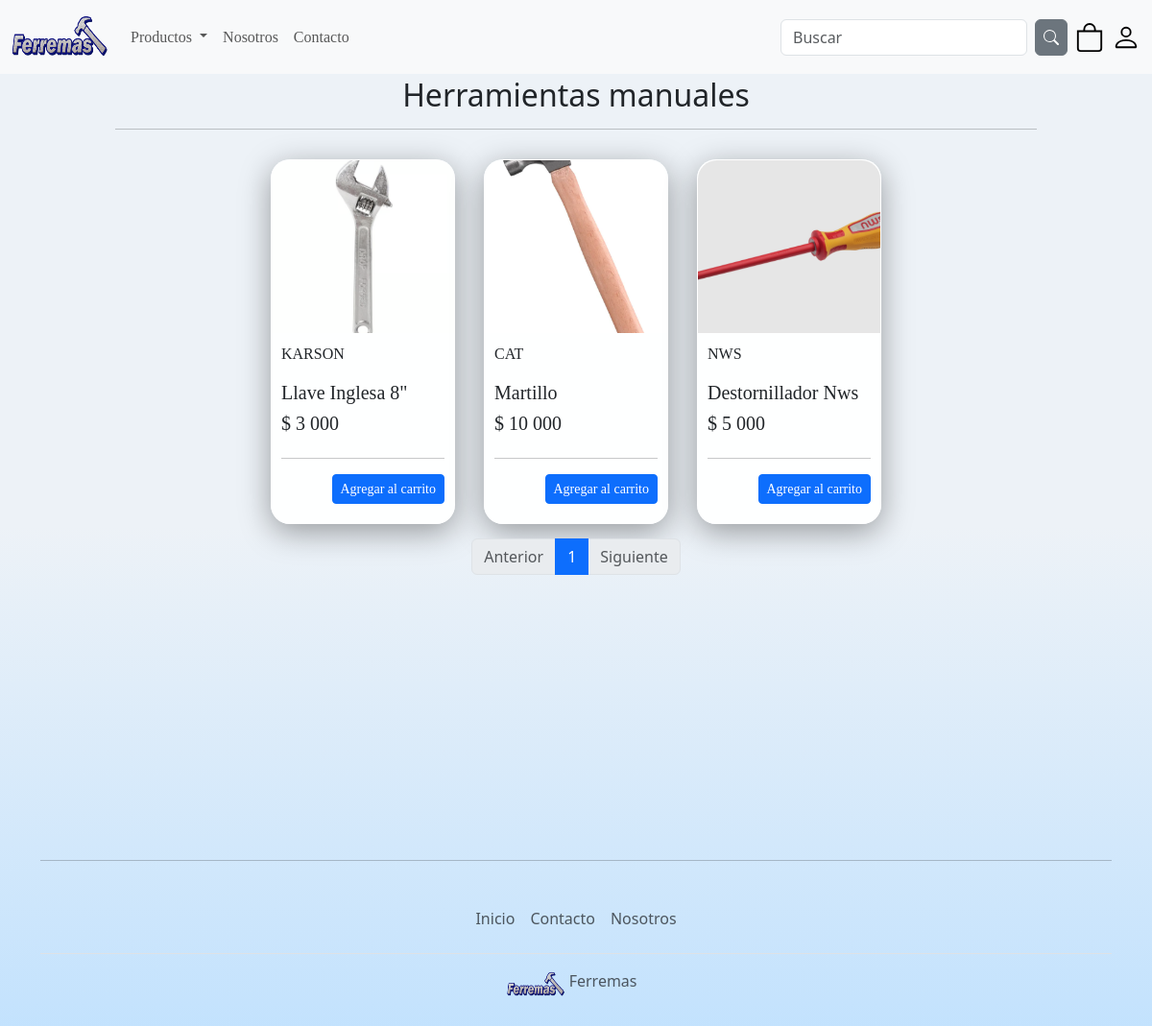
The app's page /categoria/1/ with its own data.
### app/models.py (models this page shows, shortened)
class Categoria(models.Model):
    nombre = models.CharField(max_length=50)

class Producto(models.Model):
    nombre = models.CharField(max_length=50)
    precio = models.IntegerField()
    descripcion = models.TextField
    nuevo = models.BooleanField()
    marca = models.ForeignKey(Marca, on_delete=models.PROTECT)
    categoria = models.ForeignKey(Categoria, on_delete=models.PROTECT, null=True, blank=True)
    subcategoria = models.ForeignKey(Subcategoria, on_delete=models.PROTECT, null=True, blank=True)
    fecha_fabricacion = models.DateField()
    imagen = models.ImageField(upload_to='productos', null=True, blank=True)

class Marca(models.Model):
    nombre = models.CharField(max_length=50)
    def __str__(self):
        return self.nombre

### app/views.py (the view)
# urls.py: path('categoria/<int:categoria_id>/', views.productos_por_categoria, name='productos_por_categoria'),
def productos_por_categoria(request, categoria_id):
    categoria = get_object_or_404(Categoria, id=categoria_id)
    productos_list = Producto.objects.filter(categoria=categoria)
    paginator = Paginator(productos_list, 8)  # 8 productos por página
    page_number = request.GET.get('page')
    productos = paginator.get_page(page_number)
    return render(request, 'app/productos_por_categoria.html', {
        'categoria': categoria,
        'productos': productos
    })

### app/templates/app/productos_por_categoria.html
{% extends 'app/base.html' %}
{% load humanize %}
{% block contenido %}
<div class="encabezado">
    <h2>{{ categoria.nombre }}</h2>
    <hr>
</div>
<div class="productos">
    {% for p in productos %}
    <div class="producto">
        <div class="contenedor">
            {% if p.imagen %}
            <img src="{{ p.imagen.url }}" alt="image">
            {% endif %}
            <div class="detalles">
                <p>{{ p.marca|capfirst }}</p>
                <h5>{{ p.nombre|title }}</h5>
                <h5>$ {{ p.precio|intcomma }}</h5>
                <hr>
                <div class="d-flex justify-content-end">
                    <a href="{% url 'agregar_carrito' p.id %}" class="btn btn-primary btn-sm">Agregar al carrito</a>
                </div>
            </div>
        </div>
    </div>
    {% empty %}
    <p>No hay productos en esta categoría.</p>
    {% endfor %}
</div>
<nav aria-label="Page navigation">
  <ul class="pagination justify-content-center">
    {% if productos.has_previous %}
      <li class="page-item">
        <a class="page-link" href="?page={{ productos.previous_page_number }}">Anterior</a>
      </li>
    {% else %}
      <li class="page-item disabled"><span class="page-link">Anterior</span></li>
    {% endif %}
    {% for num in productos.paginator.page_range %}
      {% if productos.number == num %}
        <li class="page-item active"><span class="page-link">{{ num }}</span></li>
      {% else %}
        <li class="page-item"><a class="page-link" href="?page={{ num }}">{{ num }}</a></li>
      {% endif %}
    {% endfor %}
    {% if productos.has_next %}
      <li class="page-item">
        <a class="page-link" href="?page={{ productos.next_page_number }}">Siguiente</a>
      </li>
    {% else %}
      <li class="page-item disabled"><span class="page-link">Siguiente</span></li>
    {% endif %}
  </ul>
</nav>
{% endblock %}

### app/static/app/css/style.css (style rules this page uses)
body { background-image: linear-gradient(180deg, #EDF2F7 50%, rgb(184, 222, 255)); background-position: 0 50%; background-size: 100% 120%; padding-top: 70px; }
* { margin: 0; padding: 0; }
.productos { display:flex; flex-wrap:wrap; justify-content: center; }
.productos .producto { width: 20%; margin: 15px; display: flex; flex-direction: column; align-items: center; }
.productos > .producto img, .productos .producto .contenedor img { width: 100%; height: 180px; object-fit: cover; border-radius: 20px 20px 0 0; }
.productos .producto .contenedor { width: 100%; min-height: 340px; display: flex; flex-direction: column; justify-content: flex-start; background: rgba(255, 255, 255, 0.95); border-radius: 20px; border: 1px solid rgba(255, 255, 255, 0.18); box-shadow: 0 8px 32px 0 rgba(0, 0, 0, 0.37); padding-bottom: 10px; }
.productos .producto .contenedor .detalles { padding: 10px; display: flex; flex-direction: column; flex-grow: 1; }
.productos .producto .contenedor .detalles .d-flex { margin-top: auto; }
.detalles { font-family: "PT Serif", serif; }
.encabezado { text-align: center; font-size: 40px; font-weight: bold; }

### records on screen
Categoria: nombre "Herramientas manuales"
Producto: imagen (picture), marca "KARSON", nombre "Llave Inglesa 8\"", precio "3 000"
Producto: imagen (picture), marca "CAT", nombre "Martillo", precio "10 000"
Producto: imagen (picture), marca "NWS", nombre "Destornillador Nws", precio "5 000"

### other values on screen
{{ num }} "1"
